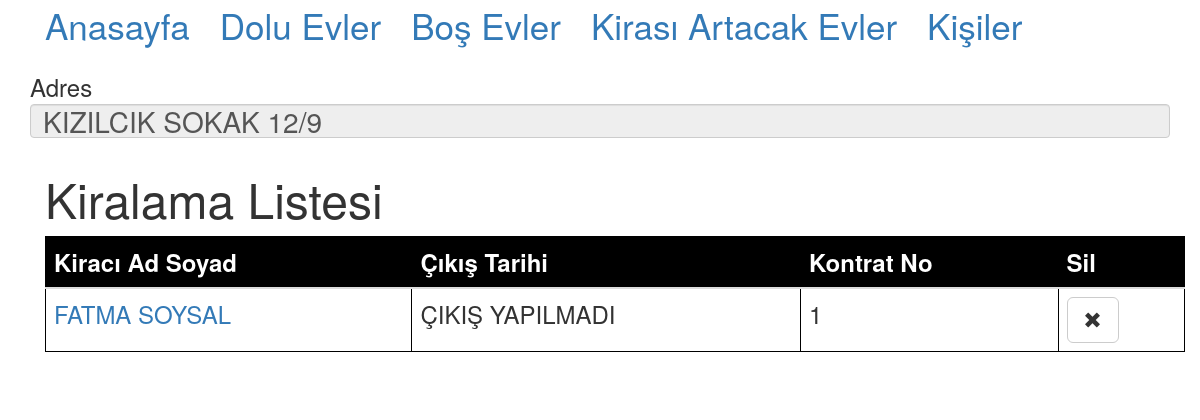
Screenshot of /kiralamalar?ev_id=3 with the database file from the repository.
### tables this page shows
CREATE TABLE Ev (
                    _id INTEGER PRIMARY KEY,
                    ev_sahibi_id INTEGER,
                    adres TEXT NOT NULL UNIQUE,
                    belge TEXT,
                    dolu INTEGER NOT NULL,
                    'not' TEXT,
                    FOREIGN KEY (ev_sahibi_id) REFERENCES Kisi (_id) ON DELETE CASCADE);

CREATE TABLE Kiralama (
                    _id INTEGER PRIMARY KEY,
                    kiraci_id INTEGER,
                    ev_id INTEGER,
                    kontrat_tarihi TEXT NOT NULL,
                    cikis_tarihi TEXT,
                    depozito INTEGER NOT NULL,
                    kontrat_no INTEGER NOT NULL,
                    'not' TEXT,
                    FOREIGN KEY (kiraci_id) REFERENCES Kisi (_id) ON DELETE CASCADE,
                    FOREIGN KEY (ev_id) REFERENCES Ev (_id) ON DELETE CASCADE);

CREATE TABLE "Kisi" (
	"_id"	INTEGER,
	"rol_id"	INTEGER,
	"ad"	TEXT NOT NULL,
	"soyad"	TEXT NOT NULL,
	"telefon"	TEXT,
	"kimlikler"	TEXT,
	"not"	TEXT,
	"adres"	TEXT,
	"mail_adres"	TEXT,
	FOREIGN KEY("rol_id") REFERENCES "Rol"("_id"),
	PRIMARY KEY("_id")
);

### app_kiralamalar.py (the view, shortened to what this page needs)
@app.route('/kiralamalar', methods=['GET', 'POST'])
def api_get_kiralamalar():
    ev = get_ev_id_adres_by_id(request.args.get("ev_id"))
    if request.method == 'GET':
        kiralamalar = get_kiracilar_by_ev_id(request.args.get("ev_id"))
        print(kiralamalar)
        return render_template("kiralamalar.html", adres=ev[1], kiralamalar=kiralamalar)

### db_connector.py (called while the page is built)
def execute_and_get_query_by_parameter(sql, object):
    cur = conn.cursor()
    print(object)
    cur.execute(sql, object)
    test = cur.fetchall()
    return test

def get_kiracilar_by_ev_id(ev_id):
    sql = '''SELECT K._id,K.ad,K.soyad,K1._id, IFNULL(K1.cikis_tarihi, 'ÇIKIŞ YAPILMADI'),K1.kontrat_no FROM Kisi K INNER JOIN Kiralama K1 ON K1.kiraci_id=k._id WHERE K1.ev_id = ?'''
    return execute_and_get_query_by_parameter(sql, (ev_id,))

def get_ev_id_adres_by_id(ev_id):
    sql = '''SELECT _id, adres FROM Ev where _id = ?'''
    print(ev_id)
    return execute_and_get_query_by_parameter(sql, (ev_id,))[0]

### templates/kiralamalar.html (shortened to what this page needs)
{% extends "evler_template.html" %}
{% block content %}
<div class="form-group">
    <font size="5">Adres</font>
    <input type="text" readonly class="form-control" name="adres" value="{{ adres }}">
</div>
<div class="container">
    <h1>
        <font size="22">
            Kiralama Listesi
        </font>
    </h1>
    <font size="5">
        <table class="table" id="kiralama_table">
            <thead>
            <th>Kiracı Ad Soyad</th>
            <th>Çıkış Tarihi</th>
            <th>Kontrat No</th>
            <th>Sil</th>
            </thead>
            <tbody id="kiralama_body">
            {%- for row in kiralamalar %}
            <tr>
                <td><a href="/kisi?_id={{ row[0]|string }}"> {{ row[1] + " " + row[2] }}</a></td>
                <td> {{ row[4] }}</td>
                <td> {{ row[5] }}</td>
                <form method="post" onSubmit="return confirm('Bu kiralama bilgisinin silinmesi için emin misiniz?');">
                    <td>
                        <button type="submit" class="btn btn-default btn-lg" name="delete">
                            <span class="glyphicon glyphicon-remove" aria-hidden="true"></span>
                        </button>
                    </td>
                </form>
            </tr>
            {%- endfor %}
            </tbody>
        </table>
    </font>
</div>
{% endblock %}

### templates/evler_template.html (style rules this page uses)
table { width:100%; }
table, th, td { border: 1px solid black; border-collapse: collapse; }
th, td { padding: 15px; text-align: left; }
tr:nth-child(odd) { background-color: #fff; }
th { background-color: black; color: white; }
.form-control { font-size:200%; }

### rows the page displays
Ev: adres "KIZILCIK SOKAK 12/9"
Kiralama: soyad "FATMA SOYSAL", row "ÇIKIŞ YAPILMADI", kontrat_no "1"
